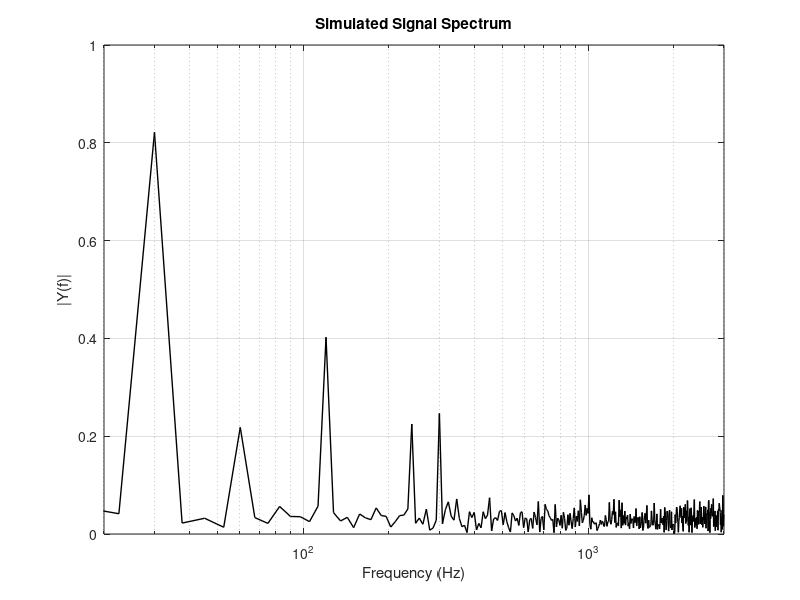
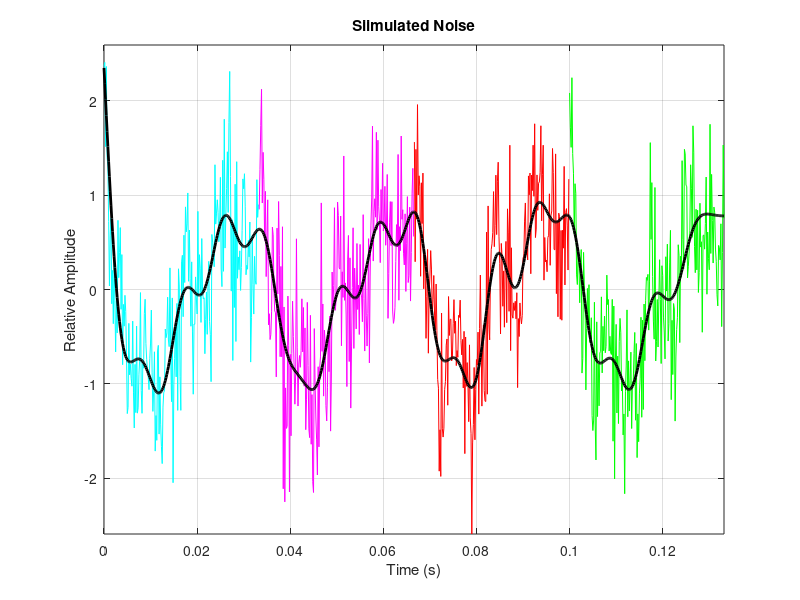
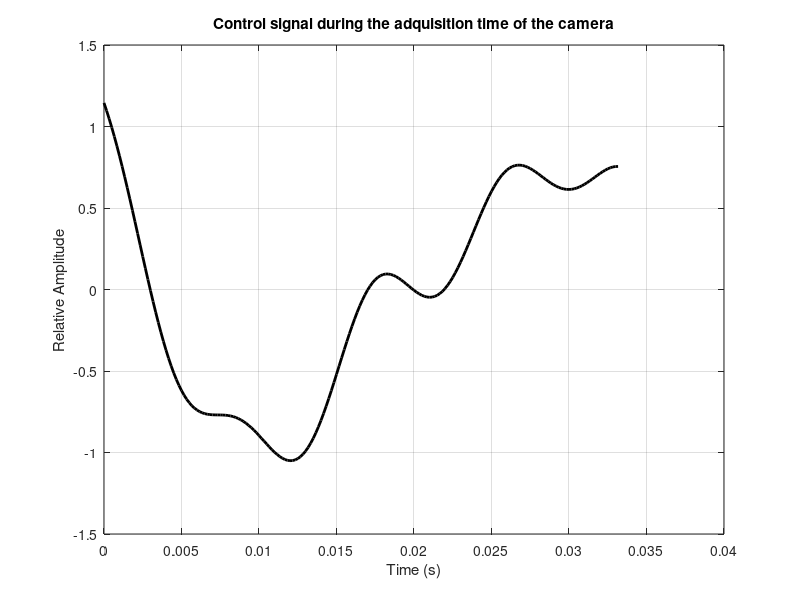
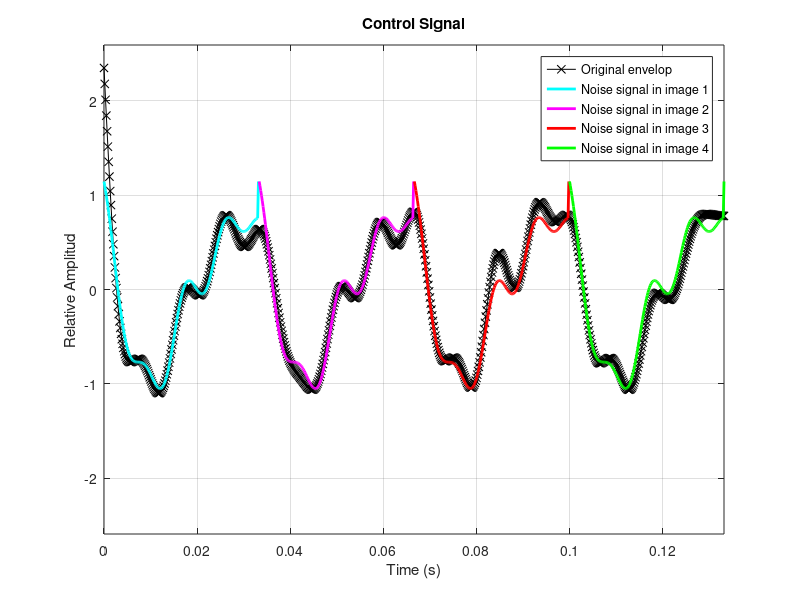

These figures' MATLAB source, in order:
clear all;
close all;
clc;
FPS=30;
Tint=1/FPS;
M=200;
N=4;
T=Tint/M;
Fs=1/T;
t=(0:(M*N)-1)*T;
freqs=[30 60 120 240 300];
amps=[0.82 0.1854 0.3801 0.2067 0.2006];
phases=pi*rand(size(freqs));
x=zeros(size(t));
for i=1:length(freqs)
    x=x+(amps(i)*sin(2*pi*freqs(i)*t+phases(i)));
end
% x=2*sin(2*pi*30*t+pi/6)+1*sin(2*pi*60*t+pi/5)+sin(2*pi*90*t);
y=x+0.5*randn(size(t));



L=length(y);
NFFT = L;%2^nextpow2(L); % Next power of 2 from length of y
Y = fft(y,NFFT)/L;
f = Fs/2*linspace(0,1,NFFT/2);
ft=figure;
% Plot single-sided amplitude spectrum.
semilogx(f,2*abs(Y(1:NFFT/2)),'k','LineWidth',1);grid on; 
title('Simulated Signal Spectrum','FontWeight','bold');
xlabel('Frequency (Hz)')
ylabel('|Y(f)|')
axis([20 3e3 0 1]);



jm=length(t)/N;
% plot(t,y,'k');
% hold on;
fmax=120;
[b,a]=butter(10,2*fmax/Fs,'low');
y2=filtfilt(b,a,y);
colores=['c','m','r','g'];
ctrl=zeros([1 jm]);
f1=figure;
% subplot(3,1,1);
for i=1:N
    ctrl=ctrl+(y2(1+jm*(i-1):jm*i))/N;
    ti=t(1+jm*(i-1):jm*i);
    yi=y(1+jm*(i-1):jm*i);
    plot(ti,yi,colores(i)); hold on;
end
hold on;
plot(t,y2,'k','LineWidth',2);
maxplot=max([abs(max(y)) abs(min(y))]);
grid on;
xlabel('Time (s)');
ylabel('Relative Amplitude');
title('Siimulated Noise','FontWeight','bold');
axis([0  t(length(t)) -maxplot maxplot]);
f2=figure;

tc=(0:M-1)*T;
plot(tc,ctrl,'k','LineWidth',2); grid on;
xlabel ('Time (s)');
ylabel ('Relative Amplitude');
title ('Control signal during the adquisition time of the camera','FontWeight','bold');
% axis([0  tc(length(tc)) -maxplot maxplot]);
f3=figure;
% subplot(2,1,1);
control=[];
ctrl(length(ctrl))=ctrl(1);
plot (t,y2,'kx-'); hold on;
for i=1:N
    control=[control ctrl];
    ci=control(1+jm*(i-1):jm*i);
    ti=t(1+jm*(i-1):jm*i);
    plot(ti,ci,colores(i),'LineWidth',2); hold on;
end

grid on; xlabel('Time (s)');
ylabel ('Relative Amplitud');
title ('Control Signal','FontWeight','bold');
axis([0  t(length(t)) -maxplot maxplot]);
legend('Original envelop', 'Noise signal in image 1', 'Noise signal in image 2', 'Noise signal in image 3', 'Noise signal in image 4');


f4=figure;
% subplot(2,1,2);

plot(t,y-control,'k');
axis([0  t(length(t)) -maxplot maxplot]);
grid on;
xlabel('Time (s)');
ylabel('Relative Amplitude');
title('Obtained Noise','FontWeight','bold');
meany=mean(y)
meany2=mean(y-control)
std_y=std(y)
std_y2=std(y-control)
sumy=sum(y.^2)
sumy2=sum((y-control).^2)


Lc=length(y-control);
NFFTc = Lc;%2^nextpow2(L); % Next power of 2 from length of y
Yc = fft(y-control,NFFTc)/Lc;
fc = Fs/2*linspace(0,1,NFFTc/2);
figure
% Plot single-sided amplitude spectrum.
semilogx(fc,2*abs(Y(1:NFFT/2)),'k-','LineWidth',2);
hold on;
semilogx(fc,2*abs(Yc(1:NFFTc/2)),'b--','LineWidth',2);grid on; 
title('Noise Spectrum before and after','FontWeight','bold');
xlabel('Frequency (Hz)')
ylabel('|Y(f)|')
legend ('Initial Spectrum','Resultatn Spectrum');
axis([20 3e3 0 1]);



set(f1,'Position', [100 100 800 400])

set(f2,'Position', [100 100 400 400])
set(f3,'Position', [100 100 800 600])
set(f4,'Position', [100 100 800 400])
figure(f3)

fmaxf=5000;
[bf,af]=butter(1,fmaxf/Fs,'low');
controlf=filtfilt(bf,af,control);
fmaxf=120;
[bf,af]=butter(1,fmaxf/Fs,'low');
controlf=filtfilt(bf,af,controlf);
f5=figure;
plot(t,control,'k',t,controlf,'b');
grid on;